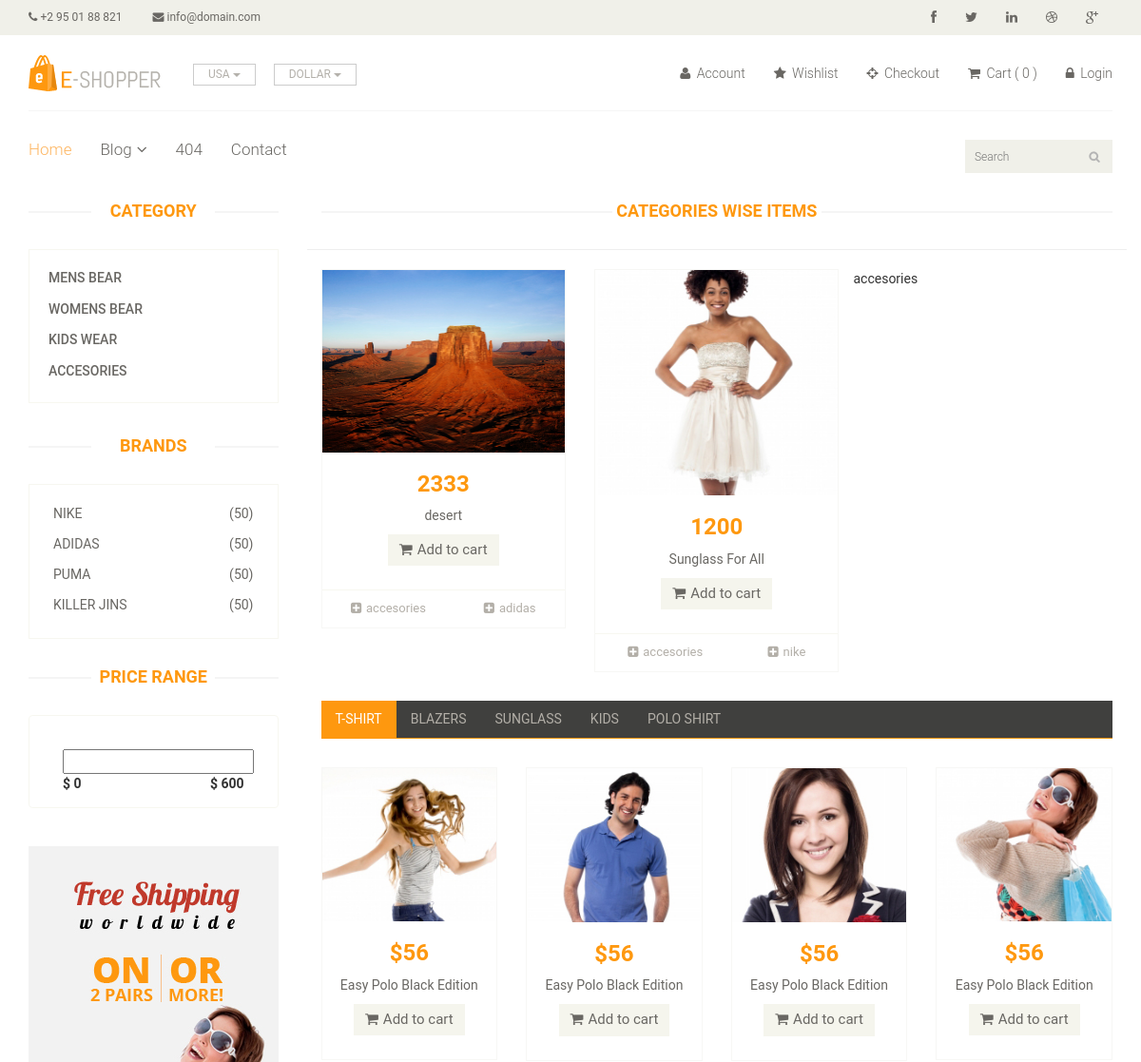
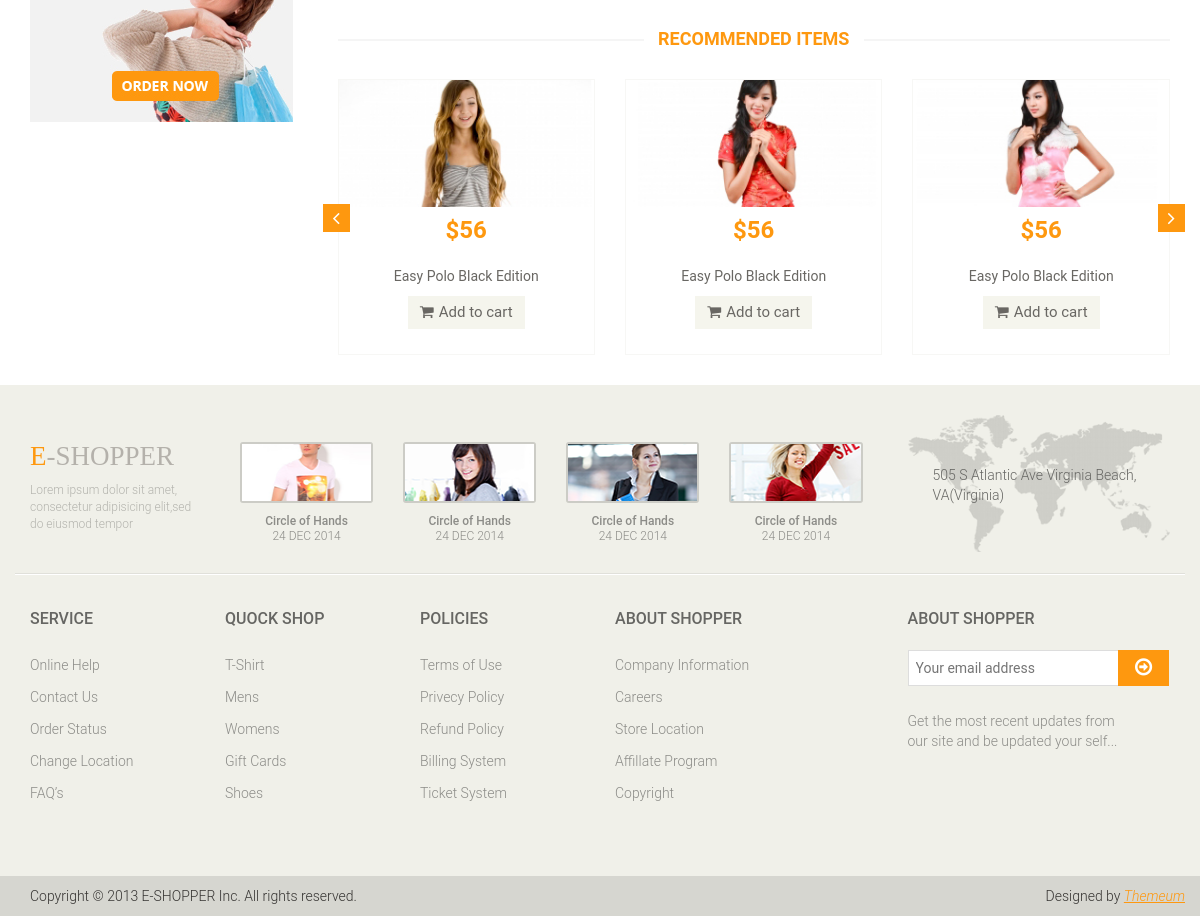
The page /project/category-wise-product.php?catid=4 on the database its author committed (2 pictures, top to bottom).
### tables this page shows
CREATE TABLE `categories` (
  `ca_id` int(11) NOT NULL,
  `ca_name` varchar(100) NOT NULL,
  `ca_time` timestamp NOT NULL DEFAULT CURRENT_TIMESTAMP ON UPDATE CURRENT_TIMESTAMP
);

CREATE TABLE `brands` (
  `br_id` int(11) NOT NULL,
  `br_name` varchar(100) NOT NULL,
  `br_time` timestamp NOT NULL DEFAULT CURRENT_TIMESTAMP ON UPDATE CURRENT_TIMESTAMP
);

CREATE TABLE `products` (
  `pro_id` int(11) NOT NULL,
  `pro_name` varchar(100) DEFAULT NULL,
  `pro_price` decimal(8,2) DEFAULT NULL,
  `pro_discount` tinyint(4) DEFAULT NULL,
  `pro_description` longtext,
  `pro_caid` int(11) DEFAULT NULL,
  `pro_brid` int(11) DEFAULT NULL,
  `pro_path` text,
  `pro_time` timestamp NOT NULL DEFAULT CURRENT_TIMESTAMP ON UPDATE CURRENT_TIMESTAMP
);

### project/category-wise-product.php (the view, shortened to what this page needs)
<?php
require_once 'header.php';
 ?>
	<section>
		<div class="container">
			<div class="row">
				<div class="col-sm-3">
					<?php
require_once 'sidebar.php';
					 ?>
					</div>
				</div>
				<div class="col-sm-9 padding-right">
					<div class="features_items">
						<h2 class="title text-center">categories wise items</h2>
<?php
$categoryid=$_REQUEST['catid'];
$str_catname="select ca_name from categories where ca_id='$categoryid'";
$res_catname=mysqli_query($conn,$str_catname) or die(mysqli_error($conn));
$ans_catname=mysqli_fetch_assoc($res_catname);
echo "<hr>".$ans_catname['ca_name']."</hr>";
$str ="select pro_id,pro_name,pro_price,pro_discount,pro_description,pro_path,br_name,ca_name from brands,categories,products where br_id=pro_brid and ca_id=pro_caid and pro_caid='$categoryid' order by pro_id desc";
$res=mysqli_query($conn,$str) or die(mysqli_error($conn));
 if($res->num_rows>0):
 	while($ans=$res->fetch_array(MYSQLI_ASSOC)):
 ?>
						<div class="col-sm-4">
							<div class="product-image-wrapper">
								<div class="single-products">
										<div class="productinfo text-center">
<img src="<?php echo $ans['pro_path'];  ?>" alt="" />
<h2><?php echo round($ans['pro_price']) ;?></h2>
<p><?php echo $ans['pro_name']; ?></p>
											<a href="#" class="btn btn-default add-to-cart"><i class="fa fa-shopping-cart"></i>Add to cart</a>
										</div>
										<div class="product-overlay">
											<div class="overlay-content">
											</div>
										</div>
								</div>
								<div class="choose">
									<ul class="nav nav-pills nav-justified">
										<li><a href="#"><i class="fa fa-plus-square"></i><?php echo $ans['ca_name']; ?></a></li>
										<li><a href="#"><i class="fa fa-plus-square"></i><?php echo $ans['br_name']; ?></a></li>
									</ul>
								</div>
							</div>
						</div>
<?php
endwhile;
endif;
 ?>
					</div>
					<div class="category-tab">
						<div class="col-sm-12">
							<ul class="nav nav-tabs">
								<li class="active"><a href="#tshirt" data-toggle="tab">T-Shirt</a></li>
								<li><a href="#blazers" data-toggle="tab">Blazers</a></li>
								<li><a href="#sunglass" data-toggle="tab">Sunglass</a></li>
								<li><a href="#kids" data-toggle="tab">Kids</a></li>
								<li><a href="#poloshirt" data-toggle="tab">Polo shirt</a></li>
							</ul>
						</div>
						<div class="tab-content">
							<div class="tab-pane fade active in" id="tshirt" >
								<div class="col-sm-3">
									<div class="product-image-wrapper">
										<div class="single-products">
											<div class="productinfo text-center">
												<img src="images/home/gallery1.jpg" alt="" />
												<h2>$56</h2>
												<p>Easy Polo Black Edition</p>
												<a href="#" class="btn btn-default add-to-cart"><i class="fa fa-shopping-cart"></i>Add to cart</a>
											</div>
										</div>
									</div>
								</div>
								<div class="col-sm-3">
									<div class="product-image-wrapper">
										<div class="single-products">
											<div class="productinfo text-center">
												<img src="images/home/gallery2.jpg" alt="" />
												<h2>$56</h2>
												<p>Easy Polo Black Edition</p>
												<a href="#" class="btn btn-default add-to-cart"><i class="fa fa-shopping-cart"></i>Add to cart</a>
											</div>
										</div>
									</div>
								</div>
								<div class="col-sm-3">
									<div class="product-image-wrapper">
										<div class="single-products">
											<div class="productinfo text-center">
												<img src="images/home/gallery3.jpg" alt="" />
												<h2>$56</h2>
												<p>Easy Polo Black Edition</p>
												<a href="#" class="btn btn-default add-to-cart"><i class="fa fa-shopping-cart"></i>Add to cart</a>
											</div>
										</div>
									</div>
								</div>
								<div class="col-sm-3">
									<div class="product-image-wrapper">
										<div class="single-products">
											<div class="productinfo text-center">
												<img src="images/home/gallery4.jpg" alt="" />
												<h2>$56</h2>
												<p>Easy Polo Black Edition</p>
												<a href="#" class="btn btn-default add-to-cart"><i class="fa fa-shopping-cart"></i>Add to cart</a>
											</div>
										</div>
									</div>
								</div>
							</div>
						</div>
					</div>
					<div class="recommended_items">
						<h2 class="title text-center">recommended items</h2>
						<div id="recommended-item-carousel" class="carousel slide" data-ride="carousel">
							<div class="carousel-inner">
								<div class="item active">
									<div class="col-sm-4">
										<div class="product-image-wrapper">
											<div class="single-products">
												<div class="productinfo text-center">
													<img src="images/home/recommend1.jpg" alt="" />
													<h2>$56</h2>
													<p>Easy Polo Black Edition</p>
													<a href="#" class="btn btn-default add-to-cart"><i class="fa fa-shopping-cart"></i>Add to cart</a>
												</div>
											</div>
										</div>
									</div>
									<div class="col-sm-4">
										<div class="product-image-wrapper">
											<div class="single-products">
												<div class="productinfo text-center">
													<img src="images/home/recommend2.jpg" alt="" />
													<h2>$56</h2>
													<p>Easy Polo Black Edition</p>
													<a href="#" class="btn btn-default add-to-cart"><i class="fa fa-shopping-cart"></i>Add to cart</a>
												</div>
											</div>
										</div>
									</div>
									<div class="col-sm-4">
										<div class="product-image-wrapper">
											<div class="single-products">
												<div class="productinfo text-center">
													<img src="images/home/recommend3.jpg" alt="" />
													<h2>$56</h2>
													<p>Easy Polo Black Edition</p>
													<a href="#" class="btn btn-default add-to-cart"><i class="fa fa-shopping-cart"></i>Add to cart</a>
												</div>
											</div>
										</div>
									</div>
								</div>
							</div>
							 <a class="left recommended-item-control" href="#recommended-item-carousel" data-slide="prev">
								<i class="fa fa-angle-left"></i>
							  </a>
							  <a class="right recommended-item-control" href="#recommended-item-carousel" data-slide="next">
								<i class="fa fa-angle-right"></i>
							  </a>
						</div>
					</div>
				</div>
			</div>
		</div>
	</section>
	<?php
require_once 'footer.php';
	 ?>

### project/sidebar.php
<div class="left-sidebar">
						<h2>Category</h2>
						<div class="panel-group category-products" id="accordian">
<?php
$str= "select ca_id,ca_name from categories";
$res= mysqli_query($conn,$str) or die(mysqli_error($conn));
if($res->num_rows>0):
while($ans=$res->fetch_array(MYSQLI_ASSOC)):
?>
<div class="panel panel-default">
<div class="panel-heading">
<h4 class="panel-title"><a href="category-wise-product.php?catid=<?php echo $ans['ca_id'] ?>">
<?php
echo $ans['ca_name'];
 ?>
</a></h4>
</div>
</div>
		<?php
endwhile;
endif;
?>
						</div>
						<div class="brands_products">
							<h2>Brands</h2>
							<div class="brands-name">
								<ul class="nav nav-pills nav-stacked">
<?php
$str= "select br_id,br_name from brands";
$res= mysqli_query($conn,$str) or die(mysqli_error($conn));
if($res->num_rows>0):
while($ans=$res->fetch_array(MYSQLI_ASSOC)):
?>
				<li><a href="#" class="filter_brand" for="<?php echo $ans['br_id']; ?>"> <span class="pull-right">(50)</span>
<?php
echo $ans['br_name'];
 ?>
				</a></li>
<?php
endwhile;
endif;
?>
								</ul>
							</div>
						</div>
						<div class="price-range">
							<h2>Price Range</h2>
							<div class="well text-center">
								 <input type="text" class="span2" value="" data-slider-min="0" data-slider-max="600" data-slider-step="5" data-slider-value="[250,450]" id="sl2" ><br />
								 <b class="pull-left">$ 0</b> <b class="pull-right">$ 600</b>
							</div>
						</div>
						<div class="shipping text-center">
							<img src="images/home/shipping.jpg" alt="" />
						</div>

### rows shown on the page
categories: ca_name "MENS BEAR"
categories: ca_name "WOMENS BEAR"
categories: ca_name "KIDS WEAR"
categories: ca_name "ACCESORIES", ca_name "accesories"
brands: br_name "NIKE", products.pro_path (picture), products.pro_price "1200", products.pro_name "Sunglass For All", categories.ca_name "accesories", br_name "nike"
brands: br_name "ADIDAS", products.pro_path (picture), products.pro_price "2333", products.pro_name "desert", categories.ca_name "accesories", br_name "adidas"
brands: br_name "PUMA"
brands: br_name "KILLER JINS"
